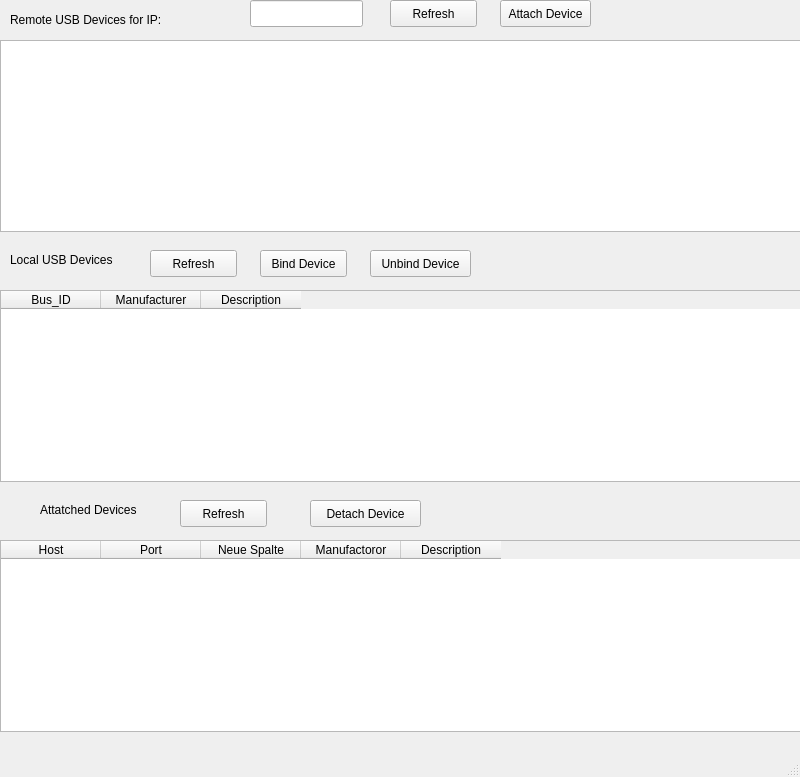
<?xml version="1.0" encoding="UTF-8"?>
<ui version="4.0">
 <class>MainWindow</class>
 <widget class="QMainWindow" name="MainWindow">
  <property name="geometry">
   <rect>
    <x>0</x>
    <y>0</y>
    <width>800</width>
    <height>777</height>
   </rect>
  </property>
  <property name="windowTitle">
   <string>MainWindow</string>
  </property>
  <widget class="QWidget" name="centralwidget">
   <widget class="QPushButton" name="pushButton">
    <property name="geometry">
     <rect>
      <x>150</x>
      <y>250</y>
      <width>87</width>
      <height>27</height>
     </rect>
    </property>
    <property name="text">
     <string>Refresh</string>
    </property>
   </widget>
   <widget class="QPushButton" name="pushButton_2">
    <property name="geometry">
     <rect>
      <x>260</x>
      <y>250</y>
      <width>87</width>
      <height>27</height>
     </rect>
    </property>
    <property name="text">
     <string>Bind Device</string>
    </property>
   </widget>
   <widget class="QPushButton" name="pushButton_3">
    <property name="geometry">
     <rect>
      <x>370</x>
      <y>250</y>
      <width>101</width>
      <height>27</height>
     </rect>
    </property>
    <property name="text">
     <string>Unbind Device</string>
    </property>
   </widget>
   <widget class="QLineEdit" name="lineEdit">
    <property name="geometry">
     <rect>
      <x>250</x>
      <y>0</y>
      <width>113</width>
      <height>27</height>
     </rect>
    </property>
   </widget>
   <widget class="QPushButton" name="pushButton_4">
    <property name="geometry">
     <rect>
      <x>390</x>
      <y>0</y>
      <width>87</width>
      <height>27</height>
     </rect>
    </property>
    <property name="text">
     <string>Refresh</string>
    </property>
   </widget>
   <widget class="QPushButton" name="pushButton_5">
    <property name="geometry">
     <rect>
      <x>500</x>
      <y>0</y>
      <width>91</width>
      <height>27</height>
     </rect>
    </property>
    <property name="text">
     <string>Attach Device</string>
    </property>
   </widget>
   <widget class="QLabel" name="label">
    <property name="geometry">
     <rect>
      <x>10</x>
      <y>10</y>
      <width>191</width>
      <height>19</height>
     </rect>
    </property>
    <property name="text">
     <string>Remote USB Devices for IP:</string>
    </property>
   </widget>
   <widget class="QLabel" name="label_2">
    <property name="geometry">
     <rect>
      <x>10</x>
      <y>250</y>
      <width>151</width>
      <height>19</height>
     </rect>
    </property>
    <property name="text">
     <string>Local USB Devices</string>
    </property>
   </widget>
   <widget class="QPushButton" name="pushButton_6">
    <property name="geometry">
     <rect>
      <x>180</x>
      <y>500</y>
      <width>87</width>
      <height>27</height>
     </rect>
    </property>
    <property name="text">
     <string>Refresh</string>
    </property>
   </widget>
   <widget class="QPushButton" name="pushButton_7">
    <property name="geometry">
     <rect>
      <x>310</x>
      <y>500</y>
      <width>111</width>
      <height>27</height>
     </rect>
    </property>
    <property name="text">
     <string>Detach Device</string>
    </property>
   </widget>
   <widget class="QLabel" name="label_3">
    <property name="geometry">
     <rect>
      <x>40</x>
      <y>500</y>
      <width>141</width>
      <height>19</height>
     </rect>
    </property>
    <property name="text">
     <string>Attatched Devices</string>
    </property>
   </widget>
   <widget class="QTableWidget" name="tableWidget">
    <property name="geometry">
     <rect>
      <x>0</x>
      <y>290</y>
      <width>801</width>
      <height>192</height>
     </rect>
    </property>
    <column>
     <property name="text">
      <string>Bus_ID</string>
     </property>
    </column>
    <column>
     <property name="text">
      <string>Manufacturer</string>
     </property>
    </column>
    <column>
     <property name="text">
      <string>Description</string>
     </property>
    </column>
   </widget>
   <widget class="QTableWidget" name="tableWidget_2">
    <property name="geometry">
     <rect>
      <x>0</x>
      <y>40</y>
      <width>801</width>
      <height>192</height>
     </rect>
    </property>
   </widget>
   <widget class="QTableWidget" name="tableWidget_3">
    <property name="geometry">
     <rect>
      <x>0</x>
      <y>540</y>
      <width>801</width>
      <height>192</height>
     </rect>
    </property>
    <column>
     <property name="text">
      <string>Host</string>
     </property>
    </column>
    <column>
     <property name="text">
      <string>Port</string>
     </property>
    </column>
    <column>
     <property name="text">
      <string>Neue Spalte</string>
     </property>
    </column>
    <column>
     <property name="text">
      <string>Manufactoror</string>
     </property>
    </column>
    <column>
     <property name="text">
      <string>Description</string>
     </property>
    </column>
   </widget>
  </widget>
  <widget class="QMenuBar" name="menubar">
   <property name="geometry">
    <rect>
     <x>0</x>
     <y>0</y>
     <width>800</width>
     <height>24</height>
    </rect>
   </property>
  </widget>
  <widget class="QStatusBar" name="statusbar"/>
 </widget>
 <resources/>
 <connections/>
</ui>
